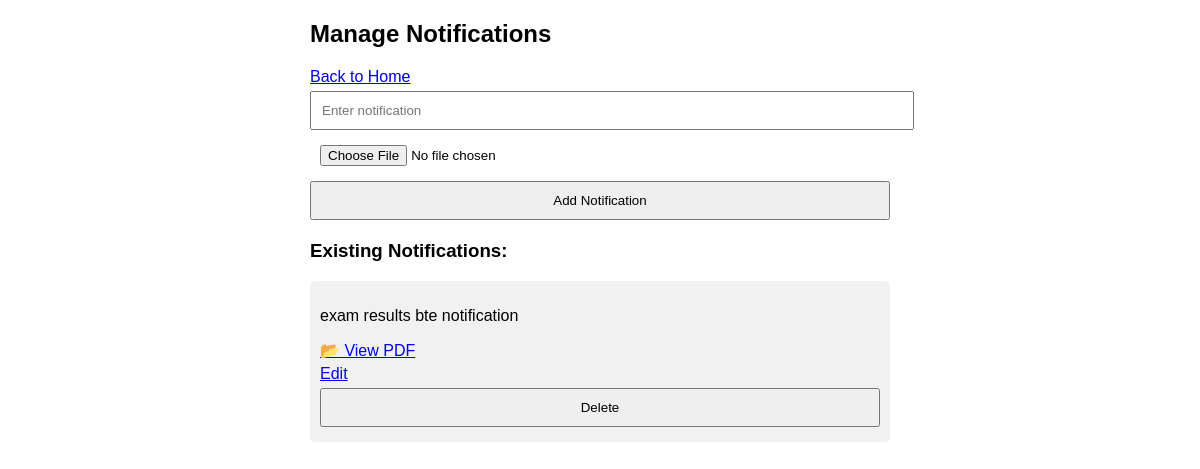
The app's page /notification/manage, older data.
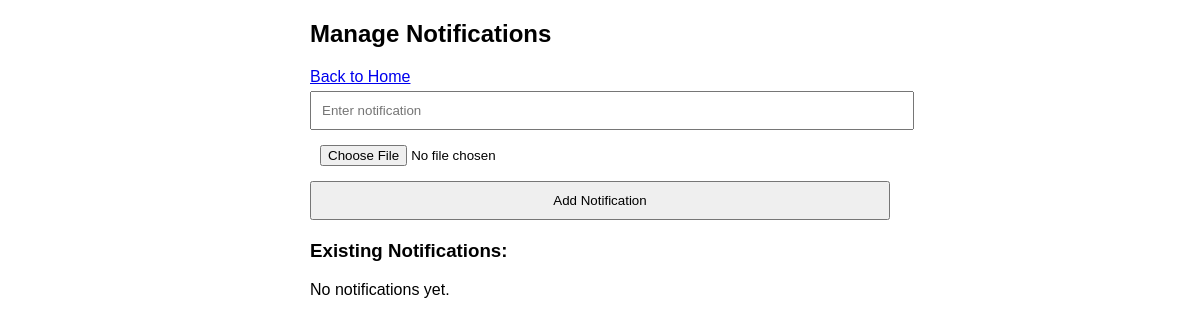
The same page, newer data.
### models.py (models this page shows)
class Notification(db.Model):
    id = db.Column(db.Integer, primary_key=True)
    message = db.Column(db.String(200), nullable=False)
    pdf_filename = db.Column(db.String(200), nullable=True)

### app.py (the view, shortened to what this page needs)
@app.route('/notification/manage', methods=['GET', 'POST'])
def manage_notification():
    notifications = Notification.query.order_by(Notification.id.desc()).all()
    return render_template('manage_notification.html', notifications=notifications)

### templates/manage_notification.html (shortened to what this page needs)
<!DOCTYPE html>
<html lang="en">
<head>
</head>
<body>
<div class="container">
    <h2>Manage Notifications</h2>
    <a href="/dashboard">Back to Home</a>
    <form method="POST" action="/notification/manage" enctype="multipart/form-data">
        <input type="text" name="message" placeholder="Enter notification" required>
        <input type="file" name="pdf" accept=".pdf">
        <button type="submit">Add Notification</button>
    </form>
    <div class="notification-list">
        <h3>Existing Notifications:</h3>
        {% for notification in notifications %}
        <div class="notification-item">
            <p>{{ notification.message }}</p>
            {% if notification.pdf_filename %}
            <a href="{{ url_for('download_pdf', filename=notification.pdf_filename) }}">📂 View PDF</a>
            {% endif %}
            <div class="actions">
                <a href="{{ url_for('edit_notification', id=notification.id) }}">Edit</a>
                <form method="POST" action="{{ url_for('delete_notification', id=notification.id) }}" style="display:inline;">
                    <button type="submit">Delete</button>
                </form>
            </div>
        </div>
        {% else %}
        <p>No notifications yet.</p>
        {% endfor %}
    </div>
</div>
</body>
</html>

### templates/manage_notification.html (style rules this page uses)
body { font-family: Arial, sans-serif; margin: 20px; }
.container { width: 50%; margin: auto; }
input, button { padding: 10px; margin: 5px 0; display: block; width: 100%; }
.notification-list { margin-top: 20px; }

Row changes from the older to the newer data that the page shows:
removed Notification: message "exam results bte notification"
Text that changed along with them:
text now shown: "No notifications yet."
